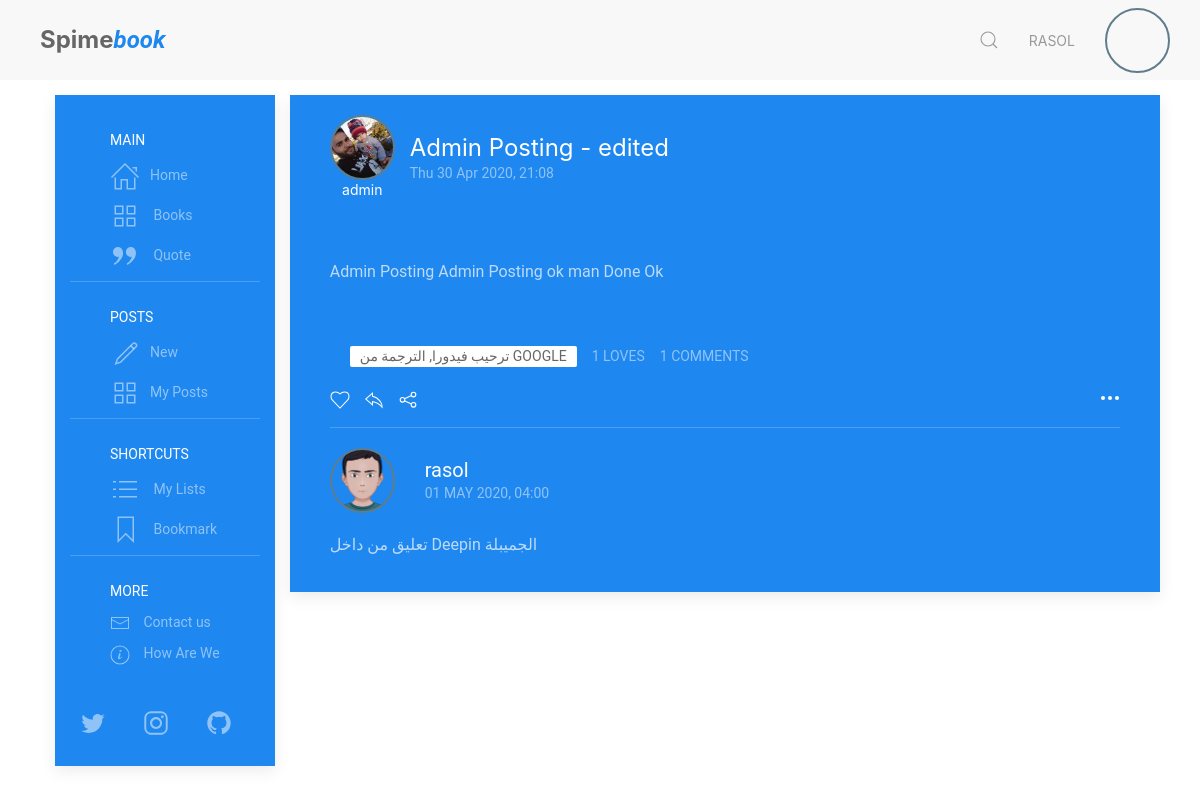
The app's page /post/2/ (signed in), older data.
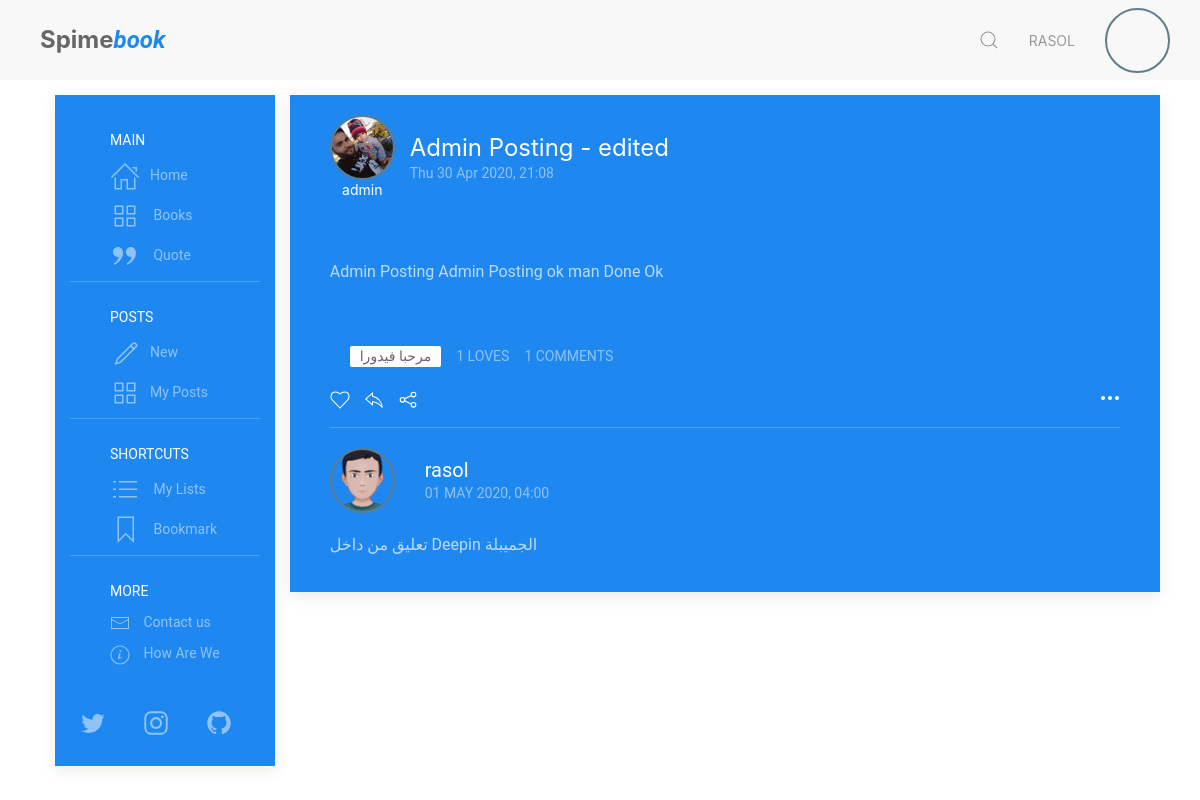
The same page, newer data.
### posts/models.py (models this page shows, shortened)
class Post(models.Model):
    POST_TYPE = [
        ('Q', 'Quote'),
        ('R', 'Review'),
        ('P', 'Post'),
    ]
    title = models.CharField(max_length=120, default='')
    user = models.ForeignKey(User, on_delete=models.CASCADE)
    post_date = models.DateTimeField(default=timezone.now)
    post_edit_date = models.DateTimeField(auto_now=timezone.now)
    content = models.TextField(default='')
    post_type = models.CharField(
        max_length=1,
        choices=POST_TYPE,
        default='Psot')
    for_book = models.ForeignKey(Book, on_delete=models.CASCADE)
    archived = models.BooleanField(default=False)
    class Meta:
        ordering = ["-post_date"]

class Comment(models.Model):
    user = models.ForeignKey(User, on_delete=models.CASCADE)
    comment = models.CharField(max_length=300)
    comment_date = models.DateTimeField(auto_now_add=True)
    post = models.ForeignKey(
        Post, on_delete=models.CASCADE, related_name='comments')

### users/models.py (models this page shows, shortened)
class Profile(models.Model):
    user = models.OneToOneField(
        User, on_delete=models.CASCADE, primary_key=True, related_name='profile')
    picture = models.ImageField(
        upload_to='users/Profiles/', blank=True, null=True, default='user.png')
    bio = models.CharField(max_length=221, blank=True, null=True)
    loves = models.ManyToManyField(
        Post, related_name='loves', blank=True)
    books = models.ManyToManyField(
        Book, related_name='books', blank=True)
    lang = models.CharField(
        max_length=2, choices=settings.LANGUAGES, default='en', verbose_name='Language')

### books/models.py (models this page shows, shortened)
class Book(models.Model):
    title = models.CharField(max_length=255, verbose_name=_('Book Title'))
    book_image = models.ImageField(
        upload_to='books/cover/', default='book.jpg', verbose_name=_('Book Cover Image'))
    author = models.ForeignKey(
        Author, on_delete=models.CASCADE, verbose_name=_('The Author'))
    publish_date = models.DateField(
        default=timezone.now, verbose_name=_('Publish Date'))
    genres = models.ManyToManyField(
        Genres, related_name='genres', verbose_name=_('Genres'))
    book_or_Novel = models.CharField(
        max_length=5, choices=book_type, default='Book', verbose_name=_('Type'))

class AR(models.Model):
    lang = models.CharField(max_length=2, default='ar', auto_created='ar')
    book = models.OneToOneField(
        Book, on_delete=models.CASCADE, verbose_name=_('Orginal Book'))
    title = models.CharField(max_length=255, blank=True,
                             null=True, verbose_name=_('Book Title'))
    book_Bio = models.TextField(
        blank=True, null=True, verbose_name=_('Book Bio'))
    class Meta:
        verbose_name = _("Arabic Translation")
        verbose_name_plural = _("Arabic Translation")
        ordering = ['-id']
    def __str__(self):
        if self.title is None:
            return translator.translate(self.book.title, dest='ar').text
        else:
            return self.title

### posts/views.py (the view)
# urls.py: path('post/<int:post_id>/', views.post, name='post'),
def post(request, post_id):
    target_post = Post.objects.get(id=post_id)
    comment_form = AddCommentForm()
    if request.user.is_authenticated:
        print('is_authenticated')
    else:
        print('not_authenticated')
    context = {
        'title': target_post.title,
        'post': target_post,
        'comment_form': comment_form,
    }
    return render(request, 'posts/post.html', context)

### books/templatetags/books_extra.py (called while the page is built)
@register.filter(name='get_translate')
def get_translate(value, arg):
    translate = eval(f"value.{arg}")
    return translate

@register.simple_tag
def define(val=None):
    return val

### posts/templatetags/posts_extra.py (called while the page is built)
@register.inclusion_tag('posts/costumtags/comment_form.html')
def comment_form(post_id):
    target_post = Post.objects.get(id=post_id)
    comment_form = AddCommentForm()
    context = {
        'post': target_post,
        'comment': target_post,
        'comment_form': comment_form,
    }
    return context

### posts/templates/posts/post.html (shortened to what this page needs)
{% extends "posts/base.html" %}
{% load static %}
{% load posts_extra %}
{% load books_extra %}
{% block content %}
{% if user.is_authenticated %}
{% define user.profile.lang as user_lang %}
{% else %}
{% define 'en' as user_lang %}
{% endif %}
<div class="uk-card uk-card-primary uk-margin uk-width-1-1">
    <div class="uk-card-header">
        <div class="uk-grid-small uk-flex-middle" uk-grid>
            <div class="uk-width-auto">
                <a href="{% url 'user-profile' post.user %}">
                    <img class="uk-border-circle avatat-img" width="50" height="50"
                        src="{{post.user.profile.picture.url}}" alt="{{post.user.profile.picture.url}}">
                    <br>
                    <h6 class="uk-margin-remove  uk-width-expand uk-text-center">
                        {{post.user}}
                    </h6>
                </a>
            </div>
            <div class="uk-width-expand">
                <h3 class="uk-card-title uk-margin-remove-bottom">{{post.title}}</h3>
                <p class="uk-text-meta uk-margin-remove-top"><time
                        datetime="2016-04-01T19:00">{{post.post_date|date:"D d M Y, H:i"}}</time>
                </p>
            </div>
        </div>
    </div>
    <div class="uk-card-body uk-padding">
        {% if post.post_type == "Q" %}
        <q class="">
            {{ post.content }}
        </q>
        {% else %}
        <p class="">
            {{ post.content }}
        </p>
        {% endif %}
    </div>
    <div class="uk-card-footer">
        <div class="uk-flex uk-grid-small" uk-grid>
            <div class="tags">
                <a href="{% url 'book' post.for_book.id %}" class="uk-label uk-margin-left">{{ post.for_book|get_translate:user_lang }}</a>
            </div>
            <div>
                <span class="uk-button uk-button-text uk-text-meta">{{post.loves.all|length}} loves</span>
            </div>
            <div class="uk-margin-bottom">
                <a class="uk-button uk-button-text uk-text-meta">{{post.comments.all|length}} Comments</a>
            </div>
        </div>
        <div class="reaction">
            {% if user.is_authenticated %}
            <span>
                <a class="uk-icon uk-margin-small-right" id="love-post" data-post="{% url 'love' post.id %}"
                    uk-icon="icon: heart"></a>
            </span>
            <span>
                <a href="#" class="uk-icon uk-margin-small-right" uk-icon="icon: reply"
                    uk-toggle="target: #add-reply-{{post.id}}; animation: uk-animation-slide-top-small"
                    type="button"></a>
            </span>
            {% endif %}
            <span>
                <a href="#share-modal" class="uk-icon uk-margin-small-right" uk-icon="icon: social" uk-toggle></a>
            </span>
            {% if user.is_authenticated %}
            <a type="button" href="#" class="uk-icon uk-float-right" uk-icon="icon: more"></a>
            {% endif %}
        </div>
        <div id="post-comment-{{post.id}}">
            {% for comment in post.comments.all %}
            <article class="uk-comment uk-padding-small uk-padding-remove-horizontal">
                <hr>
                <header class="uk-comment-header uk-grid-medium uk-flex-middle" uk-grid>
                    <div class="uk-width-auto">
                        <a class="uk-link-reset" href="{% url 'user-profile' comment.user %}">
                            <img class="uk-comment-avatar uk-border-circle avatat-img"
                                src="{{comment.user.profile.picture.url}}" alt="{{post.user.profile.picture.url}}"
                                width="30" height="30" alt="">
                        </a>
                    </div>
                    <div class="uk-width-expand">
                        <h4 class="uk-comment-title uk-margin-remove">
                            <a class="uk-link-reset" href="{% url 'user-profile' comment.user %}">
                                {{comment.user}}
                            </a>
                        </h4>
                        <ul class="uk-comment-meta uk-subnav uk-subnav-divider uk-margin-remove-top">
                            <li><a href="#">{{comment.comment_date|date:"d M Y, H:i"}}</a></li>
                        </ul>
                    </div>
                </header>
                <div class="uk-comment-body">
                    <p>{{comment.comment}}</p>
                </div>
            </article>
            {% endfor %}
        </div>
    </div>
</div>
{% endblock content %}

### posts/templates/posts/base.html (shortened to what this page needs)
{% load static %}
<!DOCTYPE html>
<html>
<head>
    <link rel="stylesheet" href="{% static 'posts/css/uikit.min.css' %}" />
    <link rel="stylesheet" href="{% static 'posts/css/my_style.css' %}" />
    <link rel="stylesheet" href="{% static 'posts/css/jquery-ui.css'%}">
</head>
<body>
    <nav class="uk-navbar-container uk-padding-small uk-padding-remove-vertical" uk-navbar>
        <div class="uk-navbar-left">
            <a href="{% url 'home' %}" class="uk-navbar-item uk-margin-small-left uk-logo">
                <span class="uk-h2 uk-logo uk-text-bolder">Spime<span
                        class="uk-padding-remove uk-text-primary uk-text-italic">book</span>
            </a>
        </div>
        <div class="uk-navbar-right">
            <a class="uk-navbar-toggle uk-visible@s  uk-visible@m" uk-search-icon
                uk-toggle="target: .nav-overlay; animation: uk-animation-fade" href="#">
            </a>
            <ul class="uk-navbar-nav">
                <li class="uk-visible@s">
                    <a href="{% url 'profile' %}">{{user.username}}</a>
                </li>
                <li>
                    {% if user.is_authenticated %}
                    <a type="button" class="uk-icon uk-animation-slide-right">
                        <img class="uk-border-circle avatat-img" width="45" height="45"
                            data-src="{{user.profile.picture.url}}" alt="{{user.profile.picture.url}}" uk-img>
                    </a>
                    {% else %}
                    <a type="button" class="uk-icon uk-animation-slide-right" uk-icon="icon:user; ratio:1.5"></a>
                    {% endif %}
                </li>
            </ul>
        </div>
    </nav>
    <div class="uk-container">
        <div class="uk-flex uk-flex-wrap">
            <div class="uk-width-auto uk-visible@m uk-visible@s">
                <div class="side-bar uk-padding-small">
                    <div class="uk-card uk-card-primary uk-card-body">
                        <ul class="uk-nav-default uk-nav-parent-icon uk-padding-small" uk-nav>
                            <li class="uk-nav-header">Main</li>
                            <li><a href="{% url 'home' %}"><span class="uk-margin-small-right"
                                        uk-icon="icon: home; ratio: 1.5"></span>Home</a></li>
                            <li><a href="{% url 'books' %}"><span class="uk-margin-small-right"
                                        uk-icon="icon: thumbnails; ratio: 1.5"></span> Books</a></li>
                            <li><a href="{% url 'quotes' %}"><span class="uk-margin-small-right"
                                        uk-icon="icon: quote-right; ratio: 1.5"></span> Quote</a></li>
                            {% if user.is_authenticated %}
                            <li class="uk-nav-divider"></li>
                            <li class="uk-nav-header">Posts</li>
                            <li>
                                <a href="{% url 'new-post' %}" uk-toggle><span class="uk-margin-small-right"
                                        uk-icon="icon: pencil; ratio: 1.5"></span>New</a>
                            </li>
                            <li><a href="{% url 'my-posts' user %}"><span class="uk-margin-small-right"
                                        uk-icon="icon: thumbnails; ratio: 1.5"></span>My Posts</a></li>
                            <li class="uk-nav-divider"></li>
                            <li class="uk-nav-header">Shortcuts</li>
                            <li><a href="#"><span class="uk-margin-small-right" uk-icon="icon: list; ratio: 1.5"></span>
                                    My Lists</a>
                            </li>
                            <li><a href="#"><span class="uk-margin-small-right"
                                        uk-icon="icon: bookmark; ratio: 1.5"></span>
                                    Bookmark</a>
                            </li>
                            {% endif %}
                            <li class="uk-nav-divider"></li>
                            <li class="uk-nav-header">More</li>
                            <li><a href="#"><span class="uk-margin-small-right" uk-icon="icon: mail"></span> Contact
                                    us</a>
                            </li>
                            <li><a href="#"><span class="uk-margin-small-right" uk-icon="icon: info"></span> How Are
                                    We</a>
                            </li>
                            <li>
                                <ul class="uk-iconnav uk-child-width-1-3 uk-padding-small uk-margin-medium-top">
                                    <li>
                                        <a class="uk-icon" href="#" uk-icon="icon: twitter; ratio:1.3"></a>
                                    </li>
                                    <li>
                                        <a href="#" uk-icon="icon: instagram; ratio:1.3"></a>
                                    </li>
                                    <li>
                                        <a href="#" uk-icon="icon: github; ratio:1.3"></a>
                                    </li>
                                </ul>
                            </li>
                        </ul>
                    </div>
                </div>
            </div>
            <div class="uk-width-expand">
                <div class="uk-container uk-padding-small">
                    <div class="content-container">
                        {% block content %} {% endblock content %}
                    </div>
                </div>
            </div>
        </div>
    </div>
</body>
</html>

### posts/templates/posts/costumtags/comment_form.html (shortened to what this page needs)
{% load widget_tweaks %}

### posts/static/posts/css/my_style.css (style rules this page uses)
* { font-family: 'Roboto', sans-serif; box-sizing: border-box }
body { color: #666 }
.avatat-img { border: 2px solid #607d8b; width: 65px; height: 65px; object-fit: cover; object-position: center; }
.uk-card .uk-comment-avatar { border-radius: 50%; width: 65px; height: 65px; object-fit: cover; object-position: center; }
nav .uk-logo { padding-top: 10px }

Row changes from the older to the newer data that the page shows:
changed through a linked row, Post "Admin Posting - edited": for_book|get_translate "ترحيب فيدورا, الترجمة من GOOGLE" → "مرحبا فيدورا"
